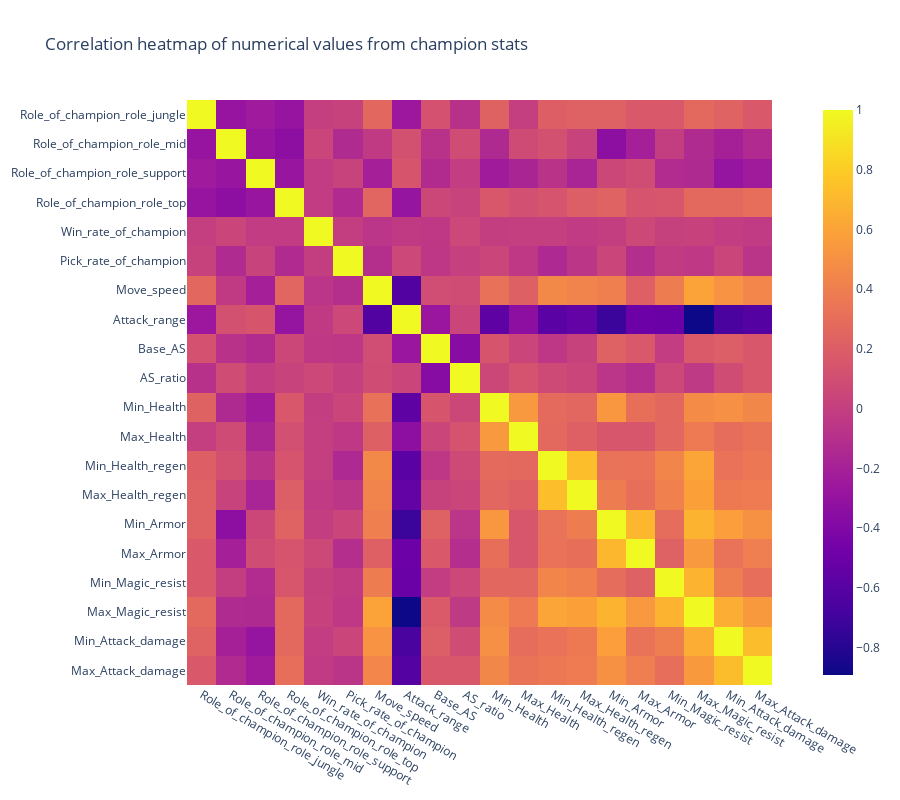

The cell this chart's notebook holds for it:
### Code cell
fig = px.imshow(champ_data_df.corr(), title="Correlation heatmap of numerical values from champion stats")
fig.update_layout(height=800)
fig.show()

### Figure 1 — Plotly figure (JSON) as saved in the notebook; plotly's stock layout.template omitted (floating-point values rounded to 4 significant figures; data arrays with more than 128 entries replaced by an {"elided": "..."} marker saying what was removed)
{"data": [{"coloraxis": "coloraxis", "hovertemplate": "x: %{x}<br>y: %{y}<br>color: %{z}<extra></extra>", "name": "0", "type": "heatmap", "x": ["Role_of_champion_role_jungle", "Role_of_champion_role_mid", "Role_of_champion_role_support", "Role_of_champion_role_top", "Win_rate_of_champion", "Pick_rate_of_champion", "Move_speed", "Attack_range", "Base_AS", "AS_ratio", "Min_Health", "Max_Health", "Min_Health_regen", "Max_Health_regen", "Min_Armor", "Max_Armor", "Min_Magic_resist", "Max_Magic_resist", "Min_Attack_damage", "Max_Attack_damage"], "xaxis": "x", "y": ["Role_of_champion_role_jungle", "Role_of_champion_role_mid", "Role_of_champion_role_support", "Role_of_champion_role_top", "Win_rate_of_champion", "Pick_rate_of_champion", "Move_speed", "Attack_range", "Base_AS", "AS_ratio", "Min_Health", "Max_Health", "Min_Health_regen", "Max_Health_regen", "Min_Armor", "Max_Armor", "Min_Magic_resist", "Max_Magic_resist", "Min_Attack_damage", "Max_Attack_damage"], "yaxis": "y", "z": {"elided": "20x20 float values"}}], "layout": {"coloraxis": {"colorscale": [[0, "#0d0887"], [0.1111, "#46039f"], [0.2222, "#7201a8"], [0.3333, "#9c179e"], [0.4444, "#bd3786"], [0.5556, "#d8576b"], [0.6667, "#ed7953"], [0.7778, "#fb9f3a"], [0.8889, "#fdca26"], [1, "#f0f921"]]}, "height": 800, "title": {"text": "Correlation heatmap of numerical values from champion stats"}, "xaxis": {"anchor": "y", "constrain": "domain", "domain": [0, 1], "scaleanchor": "y"}, "yaxis": {"anchor": "x", "autorange": "reversed", "constrain": "domain", "domain": [0, 1]}}}
